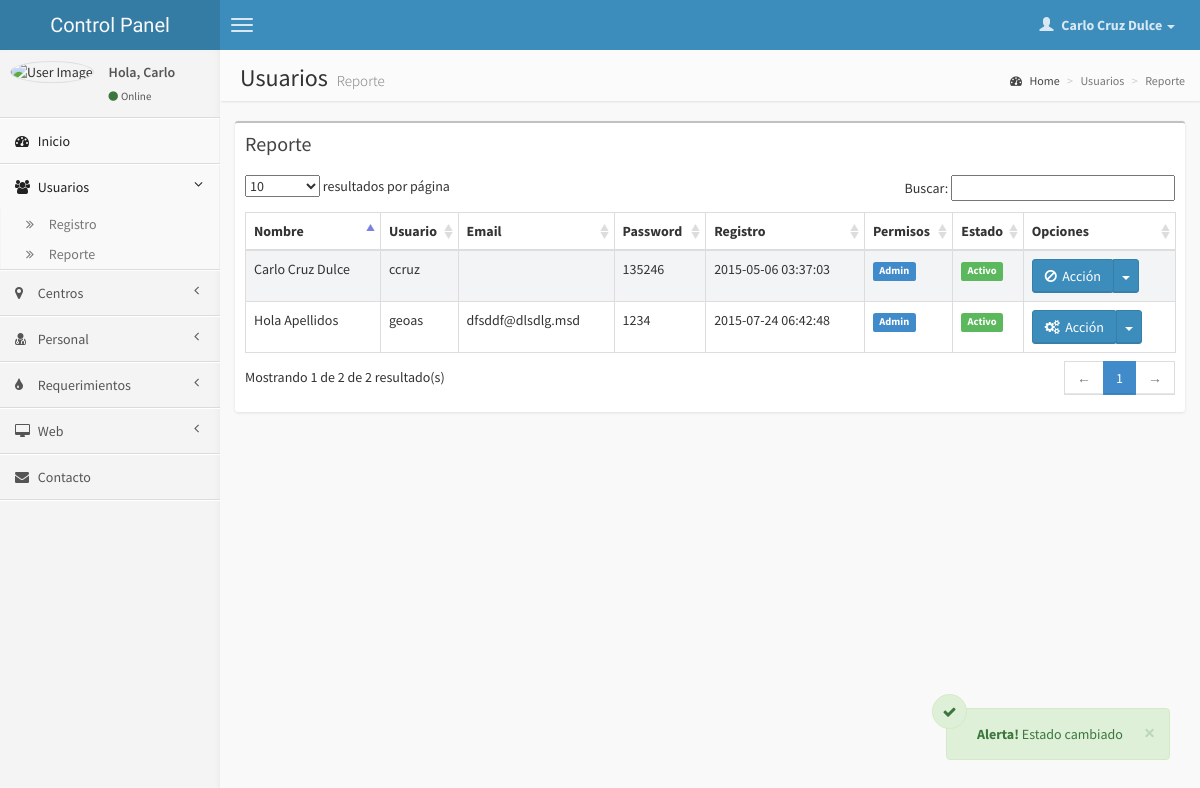
The app's page /cpanel/usuario_reporte.php?ans=est (signed in) with its own data.
### tables this page shows
CREATE TABLE IF NOT EXISTS `usuarios` (
  `id` int(11) NOT NULL,
  `username` varchar(20) NOT NULL,
  `email` varchar(100) NOT NULL,
  `password` varchar(10) NOT NULL,
  `nombre` varchar(100) NOT NULL,
  `imagen` varchar(100) NOT NULL DEFAULT 'noimagen.jpg',
  `permisos` char(1) NOT NULL DEFAULT '1',
  `fecha` timestamp NOT NULL DEFAULT CURRENT_TIMESTAMP,
  `estado` char(1) NOT NULL DEFAULT '1'
);

### cpanel/usuario_reporte.php (the view, shortened to what this page needs)
<?php
	$s_idusuario=$_SESSION["idusuario"];
	$s_usuario=$_SESSION["username"];
	$s_nombre=$_SESSION["nombre"];
	$rsbuscar=mysql_query("select * from usuarios where username='$s_usuario'");
	$encontrado=mysql_fetch_array($rsbuscar);
	$foto=$encontrado["imagen"];
	$ans = "";
	if (isset($_GET["ans"])) {
		$ans = $_GET["ans"];
	}
?>
<!DOCTYPE html>
<html>
    <head>
        <link href="css/bootstrap.min.css" rel="stylesheet" type="text/css" />
        <link href="css/font-awesome.min.css" rel="stylesheet" type="text/css" />
        <link href="css/ionicons.min.css" rel="stylesheet" type="text/css" />
        <link href="css/datatables/dataTables.bootstrap.css" rel="stylesheet" type="text/css" />
        <link href="css/AdminLTE.css" rel="stylesheet" type="text/css" />
    </head>
    <body class="skin-blue">
        <header class="header">
            <a href="index.php" class="logo">
				Control Panel
            </a>
            <nav class="navbar navbar-static-top" role="navigation">
                <a href="#" class="navbar-btn sidebar-toggle" data-toggle="offcanvas" role="button">
                    <span class="icon-bar"></span>
                    <span class="icon-bar"></span>
                    <span class="icon-bar"></span>
                </a>
                <div class="navbar-right">
                    <ul class="nav navbar-nav">
                        <li class="dropdown user user-menu">
                            <a href="#" class="dropdown-toggle" data-toggle="dropdown">
                                <i class="glyphicon glyphicon-user"></i>
                                <span><?php echo $s_nombre ?> <i class="caret"></i></span>
                            </a>
                        </li>
                    </ul>
                </div>
            </nav>
        </header>
        <div class="wrapper row-offcanvas row-offcanvas-left">
            <aside class="left-side sidebar-offcanvas">
                <section class="sidebar">
                    <div class="user-panel">
                        <div class="pull-left image">
                            <img src="img/usuarios/<?php echo $foto ?>" class="img-circle" alt="User Image" />
                        </div>
                        <div class="pull-left info">
                            <p>Hola,
							<?php
							$nombre = explode(" ", $s_nombre);
							echo $nombre[0];
							?> </p>
                            <a href="#"><i class="fa fa-circle text-success"></i>Online</a>
                        </div>
                    </div>
<ul class="sidebar-menu">
                        <li class="active">
                            <a href="index.php">
                                <i class="fa fa-dashboard"></i> <span>Inicio</span>
                            </a>
                        </li>
                        <li class="treeview active">
                            <a href="#">
                                <i class="fa fa-users"></i>
                                <span>Usuarios</span>
                                <i class="fa fa-angle-left pull-right"></i>
                            </a>
                            <ul class="treeview-menu">
                                <li><a href="usuario_registro.php"><i class="fa fa-angle-double-right"></i> Registro</a></li>
                                <li><a href="usuario_reporte.php"><i class="fa fa-angle-double-right"></i> Reporte</a></li>
                            </ul>
                        </li>
                        <li class="treeview">
                            <a href="#">
                                <i class="fa fa-map-marker"></i>
                                <span>Centros</span>
                                <i class="fa fa-angle-left pull-right"></i>
                            </a>
                        </li>
						<li class="treeview">
                            <a href="#">
                                <i class="fa fa-user-md"></i>
                                <span>Personal</span>
                                <i class="fa fa-angle-left pull-right"></i>
                            </a>
                        </li>
						<li class="treeview">
                            <a href="#">
                                <i class="fa fa-tint"></i>
                                <span>Requerimientos</span>
                                <i class="fa fa-angle-left pull-right"></i>
                            </a>
                        </li>
						<li class="treeview">
                            <a href="#">
                                <i class="fa fa-desktop"></i>
                                <span>Web</span>
                                <i class="fa fa-angle-left pull-right"></i>
                            </a>
                        </li>
						<li>
                            <a href="contacto_reporte.php">
                                <i class="fa fa-envelope"></i> <span>Contacto</span>
                            </a>
                        </li>
                    </ul>
                </section>
            </aside>
            <aside class="right-side">
                <section class="content-header">
                    <h1>
                        Usuarios
                        <small>Reporte</small>
                    </h1>
                    <ol class="breadcrumb">
                        <li><a href="#"><i class="fa fa-dashboard"></i> Home</a></li>
                        <li class="active">Usuarios</li>
                        <li class="active">Reporte</li>
                    </ol>
                </section>
                <section class="content">
					<div class="row">
                        <div class="col-xs-12">
                            <div class="box">
                                <div class="box-header">
                                    <h3 class="box-title">Reporte</h3>
                                </div>
                                <div class="box-body table-responsive">
                                    <table id="example1" class="table table-bordered table-striped">
                                        <thead>
                                            <tr>
												<th>Nombre</th>
                                                <th>Usuario</th>
                                                <th>Email</th>
                                                <th>Password</th>
                                                <th>Registro</th>
												<th>Permisos</th>
                                                <th>Estado</th>
                                                <th>Opciones</th>
                                            </tr>
                                        </thead>
                                        <tbody>
										<?php
											$query = "SELECT * FROM usuarios order by fecha asc";
											$rs = mysql_query($query);
											while($rsconsulta = mysql_fetch_array($rs)) {
										?>
                                            <tr>
												<td><?php echo $rsconsulta['nombre'] ?></td>
                                                <td><?php echo $rsconsulta['username'] ?></td>
                                                <td><?php echo $rsconsulta['email'] ?></td>
                                                <td><?php echo $rsconsulta['password'] ?></td>
                                                <td><?php echo $rsconsulta['fecha'] ?></td>
												<td><?php if ($rsconsulta['permisos']=="1") { ?>
													<span class="label label-primary">Admin</span>
													<?php } else { ?>
													<span class="label label-info">Editor</span>
													<?php } ?>
												</td>
												<td><?php if ($rsconsulta['estado']=="1") { ?>
													<span class="label label-success">Activo</span>
													<?php } else { ?>
													<span class="label label-danger">Inactivo</span>
													<?php } ?>
												</td>
                                                <td>
													<div class="btn-group" align="right">
													<?php if ($s_idusuario != $rsconsulta['id']) { ?>
														<button type="button" class="btn btn-primary dropdown-toggle" data-toggle="dropdown""><i class="fa fa-gears"></i> &nbsp;Acción</button>
														<button type="button" class="btn btn-primary dropdown-toggle" data-toggle="dropdown">
															<span class="caret"></span>
														</button>
													<?php } else { ?>
														<button type="button" class="btn btn-primary dropdown-toggle" data-toggle="dropdown""><i class="fa fa-ban"></i> &nbsp;Acción</button>
														<button type="button" class="btn btn-primary dropdown-toggle" data-toggle="dropdown">
															<span class="caret"></span>
														</button>
													<?php }  ?>
													</div>
												</td>
                                            </tr>
										<?php } ?>
                                        </tbody>
                                    </table>
                                </div>
                            </div>
                        </div>
                    </div>
                </section>
            </aside>
        </div>
		<?php if($ans == "est") { ?>
		<div class="alerta">
			<div class="alert alert-success alert-dismissable">
				<i class="fa fa-check"></i>
                <button type="button" class="close" data-dismiss="alert" aria-hidden="true">&times;</button>
                <b>Alerta!</b> Estado cambiado
            </div>
		</div>
		<?php } ?>
    </body>
</html>

### records on screen
usuarios: nombre "Carlo Cruz Dulce", username "ccruz", password "135246", fecha "2015-05-06 03:37:03", permisos "Admin", estado "Activo", shows "Acción"
usuarios: nombre "Hola Apellidos", username "geoas", email "dfsddf@dlsdlg.msd", password "1234", fecha "2015-07-24 06:42:48", permisos "Admin", estado "Activo"

### other values on screen
$s_nombre "Carlo Cruz Dulce"
$nombre[0] "Carlo"
